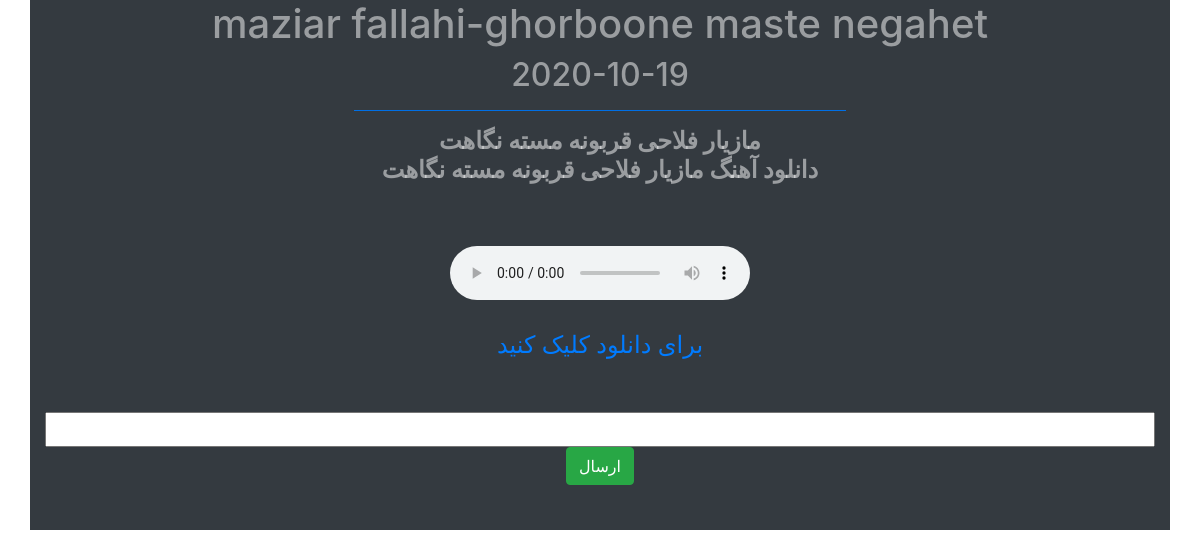
Screenshot of /edame/3/ with the database file from the repository.
### ahang/models.py (models this page shows, shortened)
class Ahang(models.Model):
    author = models.CharField(max_length=200)
    description = RichTextUploadingField()
    ahang_esm = models.CharField(max_length=500, default=None)
    ahang_file = models.FileField(upload_to='Musics/', null=False, blank=False)
    publishDate = models.DateField(auto_now_add=True)
    updateDate = models.DateField(auto_now=True)
    class Meta:
        verbose_name = 'Music'
        verbose_name_plural = "Music's"

### ahang/views.py (the view)
# urls.py: url(r'^edame/(?P<id>[0-9]{1,1000})*/$', views.ahang_detail, name='detail'),
def ahang_detail(request,id=None):
    ahang = get_object_or_404(Ahang,id=id)
    esme_ahang = f"{ahang.author}\t-\t{ahang.ahang_esm}"
    if request.method == "POST":
        nazar = request.POST.get("cm")
        CommentDb(comment=nazar).save()
    context = {
         "ahang":ahang,
         "title":esme_ahang
    }
    return render(request,'main/ahang_detail.html',context)

### templates/main/ahang_detail.html (shortened to what this page needs)
{% extends 'main/index.html' %} {% block title %} {{title}} {% endblock %} {% block content %}
<div class="container-lg bg-dark text-white-50">
    <center>
        <h1>{{ahang.author}}-{{ahang.ahang_esm}}</h1>
        <h2>{{ahang.updateDate|linebreaks}}</h2>
        <hr class="badge-primary col-sm-5">
        <h4>{{ahang.description|safe}}
            <br/>
            <div class="containter-fluid">
                <audio controls="controls">
        <source src="{{ahang.ahang_file.url}}">
    </audio>
                <a href={{ahang.ahang_file.url}} target="_blank" class="nav-link active">
        برای دانلود کلیک کنید
    </a>
            </div>
            <br>
            <form method="post">
                <input type="text" name="cm" id="cm" class="form-control-range" aria-label="نظر شما "></textarea>
                <button type="submit" class="btn btn-success">
                    ارسال
                </button>
            </form>
            <br />
    </center>
</div>
{% endblock %}

### rows the page displays
Ahang: author "maziar fallahi", ahang_esm "ghorboone maste negahet", updateDate "2020-10-19", description "مازیار فلاحی قربونه مسته نگاهت دانلود آهنگ مازیار فلاحی قربونه مسته نگاهت"
